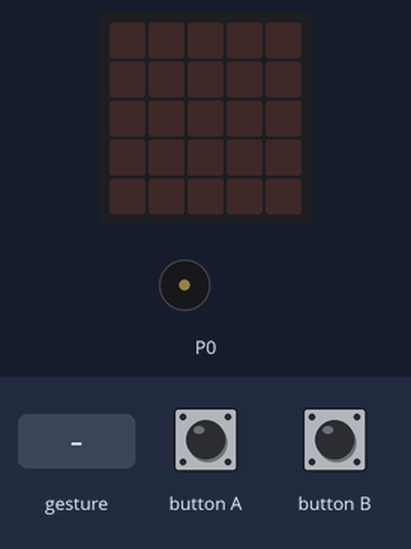
Bench run of a program on a simulated BBC micro:bit (MakeCode). Shown: the board's 5×5 LED display, buzzer (waves = sounding). The test bench sets the inputs (shaded band). A tilt is held for 1.5 s and a shake lasts 1 s, then the board lies face up again.

Above: at 1.2 s.
1.3 s: gesture 'shake'
At 2.5 s:
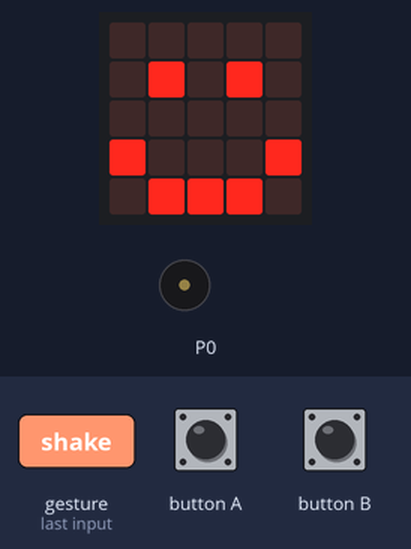
3.0 s: button B pressed for 0.15 s
At 4.3 s:
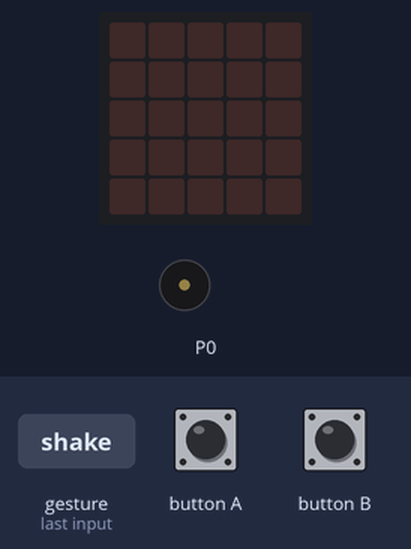
4.6 s: button A pressed for 0.15 s
At 5.1 s:
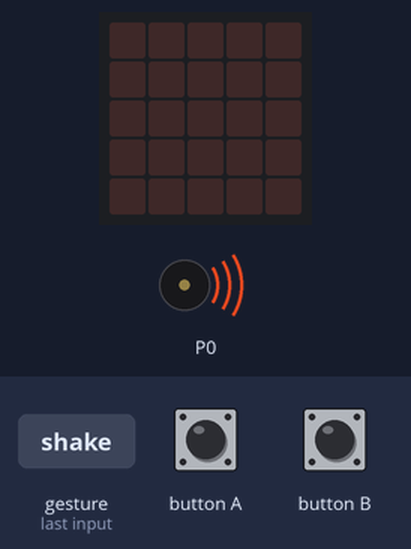
7.7 s: gesture 'shake'
At 8.6 s:
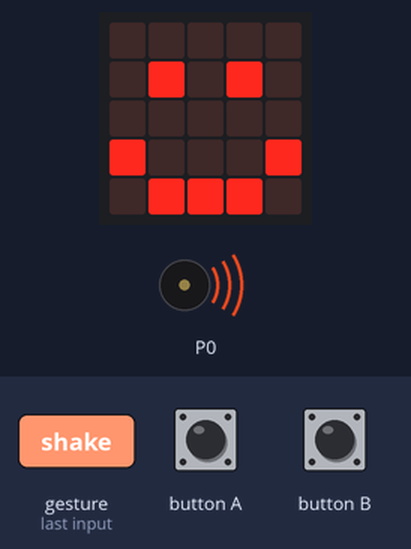
Timing chart, 0 to 10.7 s (numbered marks = the images above; inputs shaded):
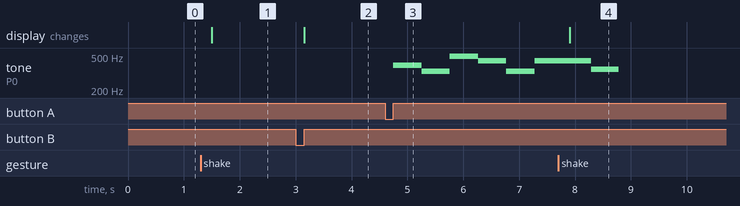

Measured:
- after the input at 1.3 s, the display: changes after 0.20 s (image 1)
- after the input at 3.0 s, the display: changes after 0.15 s (image 2)
- after the input at 4.6 s, tone on P0: plays 392 Hz for 0.51 s, 330 Hz for 0.51 s, 494 Hz for 0.51 s, 440 Hz for 0.51 s, 330 Hz for 0.51 s, 440 Hz for 0.42 s, starting after 0.15 s
- after the input at 7.7 s, the display: changes after 0.20 s (image 4)

The program:

main.ts
```typescript
input.onButtonPressed(Button.A, function () {
    music.play(music.stringPlayable("G E B A E A A F ", 120), music.PlaybackMode.UntilDone)
})
input.onGesture(Gesture.Shake, function () {
    basic.showIcon(IconNames.Happy)
})
input.onButtonPressed(Button.B, function () {
    basic.clearScreen()
})
basic.forever(function () {

})
```

test.ts
```typescript
// tests gaan hier; deze zal niet worden gecompileerd wanneer dit pakket wordt gebruikt als extensie.
```
